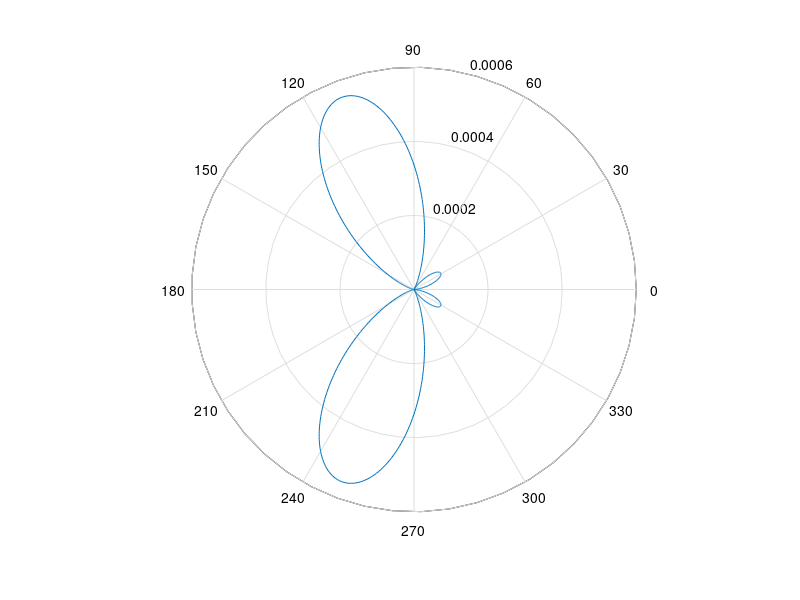

Reproduce this figure in MATLAB.
theta = 0:.01:2*pi;
ki = 13;
Tcrss = 100;
radius = (ki / Tcrss * sin(theta./2) .* cos(theta./2) .* cos(3*theta./2)).^2/(2*pi);  
polar(theta, radius);